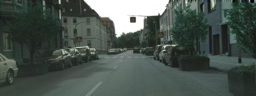
#> input picture data/images/train1006.png, 256 x 96 px; its folder holds 4 pictures in this run
$ python 02_make_quantum_masks.py
#> lines starting #> are read from the running program, lines starting #| are printed output that depends on the picture; after the words box and inside, x2 and y2 are one past the last pixel; in counts of white or black regions, pixels touching at a corner belong together; pictures that were not available may be replaced by others from this repository, and a replacement may not be noted
### src/masks/quantum.py
from pathlib import Path
import json
import numpy as np
import cv2
from sklearn.svm import SVC
from qiskit import QuantumCircuit
from qiskit.quantum_info import Statevector

TRAIN_RESIZE = 24
PRED_RESIZE  = 32
POS_PER_IMG  = 2
NEG_PER_IMG  = 2
MAX_TRAIN_IMAGES = 12
SEED = 42

_MODEL = None  # (svc, psi_train)

def _load_train_list():
    sp = Path("data/splits.json")
    if sp.exists():
        splits = json.loads(sp.read_text(encoding="utf-8"))
        return splits.get("train", [])
    imgs = sorted([p.name for p in Path("data/images").iterdir()
                   if p.suffix.lower() in [".png", ".jpg", ".jpeg"]])
    return imgs

def _pseudo_mask01(img_rgb_u8: np.ndarray) -> np.ndarray:
    gray = cv2.cvtColor(img_rgb_u8, cv2.COLOR_RGB2GRAY)
    _, binary = cv2.threshold(gray, 0, 255, cv2.THRESH_BINARY + cv2.THRESH_OTSU)
    edges = cv2.Canny(gray, 50, 150)
    seg = cv2.bitwise_or(binary, edges)
    return (seg > 0).astype(np.uint8)

def _sample_pixels(img_rgb_u8, mask01, rng):
    pos = np.argwhere(mask01 == 1)
    neg = np.argwhere(mask01 == 0)
    if len(pos) == 0 or len(neg) == 0:
        return None, None
    npos = min(POS_PER_IMG, len(pos))
    nneg = min(NEG_PER_IMG, len(neg))
    pos_sel = pos[rng.choice(len(pos), size=npos, replace=False)]
    neg_sel = neg[rng.choice(len(neg), size=nneg, replace=False)]
    X_pos = img_rgb_u8[pos_sel[:,0], pos_sel[:,1], :].astype(np.float32) / 255.0
    X_neg = img_rgb_u8[neg_sel[:,0], neg_sel[:,1], :].astype(np.float32) / 255.0
    y_pos = np.ones((len(X_pos),), dtype=np.int32)
    y_neg = np.zeros((len(X_neg),), dtype=np.int32)
    X = np.vstack([X_pos, X_neg])
    y = np.concatenate([y_pos, y_neg])
    return X, y

def _statevector_from_x(x3: np.ndarray) -> np.ndarray:
    qc = QuantumCircuit(3)
    for i, xi in enumerate(x3):
        qc.ry(np.pi * float(xi), i)
        qc.rz(np.pi * float(xi), i)
    qc.cx(0, 1)
    qc.cx(1, 2)
    return Statevector.from_instruction(qc).data

def _states_for_X(X: np.ndarray) -> np.ndarray:
    states = np.zeros((len(X), 8), dtype=np.complex128)
    for i in range(len(X)):
        states[i, :] = _statevector_from_x(X[i])
    return states

def _kernel(psiA: np.ndarray, psiB: np.ndarray) -> np.ndarray:
    inner = psiA @ np.conjugate(psiB).T
    return np.abs(inner) ** 2

def _train_once():
    rng = np.random.default_rng(SEED)
    train_files = _load_train_list()
    X_all, y_all = [], []
    used = 0
    for name in train_files:
        img_bgr = cv2.imread(str(Path("data/images")/name))
        if img_bgr is None:
            continue
        img_s = cv2.resize(img_bgr, (TRAIN_RESIZE, TRAIN_RESIZE), interpolation=cv2.INTER_AREA)
        img_rgb = cv2.cvtColor(img_s, cv2.COLOR_BGR2RGB)
        pm = _pseudo_mask01(img_rgb)
        X, y = _sample_pixels(img_rgb, pm, rng)
        if X is None:
            continue
        X_all.append(X); y_all.append(y)
        used += 1
        if used >= MAX_TRAIN_IMAGES:
            break
    Xtr = np.vstack(X_all).astype(np.float32)
    ytr = np.concatenate(y_all).astype(np.int32)
    print(f"[quantum-fast] Train samples: {len(ytr)} (from {used} images)")
    psi_tr = _states_for_X(Xtr)
    Ktr = _kernel(psi_tr, psi_tr)
    svc = SVC(kernel="precomputed")
    svc.fit(Ktr, ytr)
    print("[quantum-fast] Model tayyor.")
    return svc, psi_tr

def _get_model():
    global _MODEL
    if _MODEL is None:
        _MODEL = _train_once()
    return _MODEL

def quantum_mask(img_bgr: np.ndarray) -> np.ndarray:
    svc, psi_tr = _get_model()
    H0, W0 = img_bgr.shape[:2]
    img_s = cv2.resize(img_bgr, (PRED_RESIZE, PRED_RESIZE), interpolation=cv2.INTER_AREA)
    img_rgb = cv2.cvtColor(img_s, cv2.COLOR_BGR2RGB).astype(np.float32) / 255.0
    X = img_rgb.reshape(-1, 3).astype(np.float32)
    psi_te = _states_for_X(X)
    Kte = _kernel(psi_te, psi_tr)
    yhat = svc.predict(Kte).astype(np.uint8)
    mask_small = (yhat.reshape(PRED_RESIZE, PRED_RESIZE) * 255).astype(np.uint8)
    k = np.ones((3,3), np.uint8)
    mask_small = cv2.morphologyEx(mask_small, cv2.MORPH_OPEN, k, iterations=1)
    mask_small = cv2.morphologyEx(mask_small, cv2.MORPH_CLOSE, k, iterations=2)
    return cv2.resize(mask_small, (W0, H0), interpolation=cv2.INTER_NEAREST)

### scripts/02_make_quantum_masks.py
from pathlib import Path
import cv2
from tqdm import tqdm
from src.masks.quantum import quantum_mask

def main():
    images = Path("data/images")
    out = Path("outputs/quantum_masks")
    out.mkdir(parents=True, exist_ok=True)

    files = sorted([p for p in images.iterdir() if p.suffix.lower() in [".png",".jpg",".jpeg"]])
    for p in tqdm(files, desc="quantum masks"):
        img = cv2.imread(str(p), cv2.IMREAD_COLOR)
#> img is the input picture: shape (96, 256, 3); mean B, G, R 78.6, 84.9, 74.1
        m = quantum_mask(img)  # сиз бу функцияни тўлдирасиз
#> (reads data/splits.json from the repository)
#> in _train_once, `img_s = cv2.resize(img_bgr, (TRAIN_RESIZE, TRAIN_RESIZE), interpolatio..`:
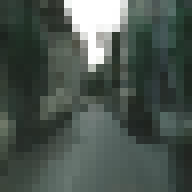
#> img_s: shape (24, 24, 3) (shown 8 times larger); mean B, G, R 78.6, 84.9, 74.1
#> in _pseudo_mask01, `_, binary = cv2.threshold(gray, 0, 255, cv2.THRESH_BINARY + cv2.THRESH..`:
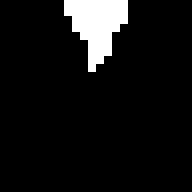
#> binary: shape (24, 24) (shown 8 times larger); 7.3% white; 1 white region, box (x1, y1, x2, y2) and area: (8, 0, 16, 9) 42
#> in _pseudo_mask01, `edges = cv2.Canny(gray, 50, 150)`:
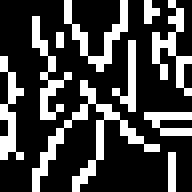
#> edges: shape (24, 24) (shown 8 times larger); 26.6% white in thin lines or dots
#> in _pseudo_mask01, `seg = cv2.bitwise_or(binary, edges)`:
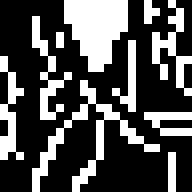
#> seg: shape (24, 24) (shown 8 times larger); 31.6% white in thin lines or dots
#> in _pseudo_mask01, `return (seg > 0).astype(np.uint8)`: returned value: shape (24, 24); values 0 (black) and 1 (white), 31.6% white in thin lines or dots
#> in _sample_pixels, `pos = np.argwhere(mask01 == 1)`: pos = 182 pairs, first value 0 to 23, second value 0 to 23
#> in _sample_pixels, `neg = np.argwhere(mask01 == 0)`: neg = 394 pairs, first value 0 to 23, second value 0 to 23
#> in _sample_pixels, `npos = min(POS_PER_IMG, len(pos))`: npos = 2
#> in _sample_pixels, `pos_sel = pos[rng.choice(len(pos), size=npos, replace=False)]`: pos_sel = [[1, 14], [16, 7]]
#> in _sample_pixels, `neg_sel = neg[rng.choice(len(neg), size=nneg, replace=False)]`: neg_sel = [[11, 13], [11, 9]]
#> in _sample_pixels, `X_pos = img_rgb_u8[pos_sel[:,0], pos_sel[:,1], :].astype(np.float32) /..`: X_pos = [[0.996, 0.996, 0.996], [0.231, 0.263, 0.243]]
#> in _sample_pixels, `X_neg = img_rgb_u8[neg_sel[:,0], neg_sel[:,1], :].astype(np.float32) /..`: X_neg = [[0.184, 0.224, 0.192], [0.329, 0.369, 0.337]]
#> in _sample_pixels, `y_pos = np.ones((len(X_pos),), dtype=np.int32)`: y_pos = [1, 1]
#> in _sample_pixels, `y_neg = np.zeros((len(X_neg),), dtype=np.int32)`: y_neg = [0, 0]
#> in _sample_pixels, `X = np.vstack([X_pos, X_neg])`: X = [[0.996, 0.996, 0.996], [0.231, 0.263, 0.243], [0.184, 0.224, 0.192], [0.329, 0.369, 0.337]]
#> in _sample_pixels, `y = np.concatenate([y_pos, y_neg])`: y = [1, 1, 0, 0]
        cv2.imwrite(str(out/p.name), m)

    print("Saved:", out)

if __name__ == "__main__":
    main()
#> (the call stopped at in _statevector_from_x, `qc = QuantumCircuit(3)`: qiskit is not available in this run)
